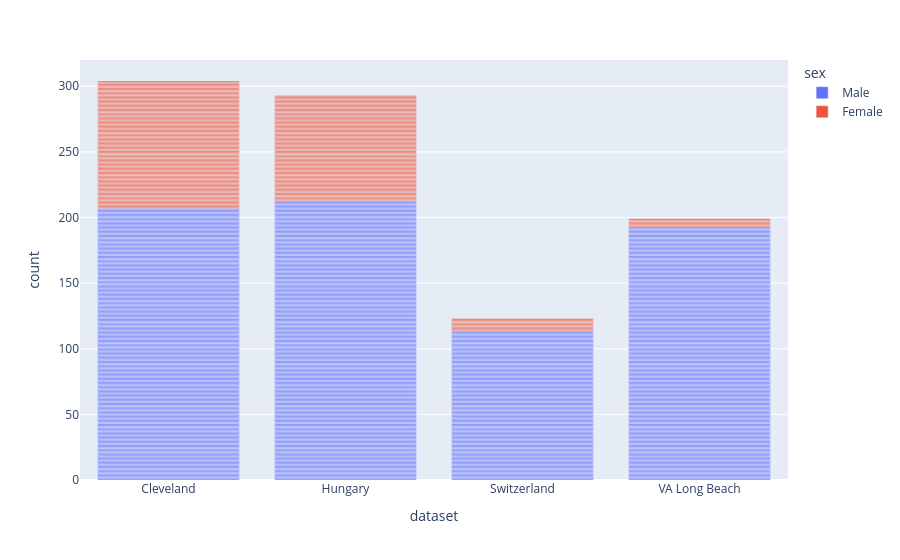

Source (notebook cell):
### Markdown cell above
Dealing with dataset column

### Code cell
fig=px.bar(heart, x='dataset', color='sex')
fig.show()

print(heart.groupby('sex')['dataset'].value_counts())

### Figure 1 — Plotly figure (JSON) as saved in the notebook; plotly's stock layout.template omitted (floating-point values rounded to 4 significant figures; data arrays with more than 128 entries replaced by an {"elided": "..."} marker saying what was removed)
{"data": [{"hovertemplate": "sex=Male<br>dataset=%{x}<br>count=%{y}<extra></extra>", "legendgroup": "Male", "marker": {"color": "#636efa", "pattern": {"shape": ""}}, "name": "Male", "orientation": "v", "showlegend": true, "textposition": "auto", "type": "bar", "x": {"elided": "725 str values"}, "xaxis": "x", "y": {"elided": "725 int values"}, "yaxis": "y"}, {"hovertemplate": "sex=Female<br>dataset=%{x}<br>count=%{y}<extra></extra>", "legendgroup": "Female", "marker": {"color": "#EF553B", "pattern": {"shape": ""}}, "name": "Female", "orientation": "v", "showlegend": true, "textposition": "auto", "type": "bar", "x": {"elided": "194 str values"}, "xaxis": "x", "y": {"elided": "194 int values"}, "yaxis": "y"}], "layout": {"barmode": "relative", "legend": {"title": {"text": "sex"}, "tracegroupgap": 0}, "margin": {"t": 60}, "xaxis": {"anchor": "y", "domain": [0, 1], "title": {"text": "dataset"}}, "yaxis": {"anchor": "x", "domain": [0, 1], "title": {"text": "count"}}}}
